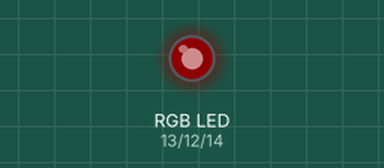
Simulated run of this sketch. Board: ESP32. Shown: an RGB LED mixed from three pins (HIGH = lit). Dim RGB values are drawn brighter than linear; what the sketch prints to the serial monitor is not drawn.

Above: at 1.15 s.
At 4.46 s:
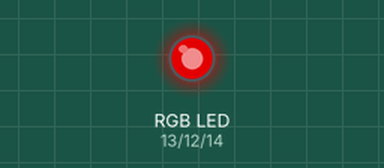
At 8.37 s:
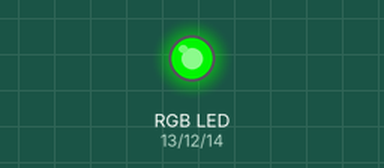
At 15.89 s:
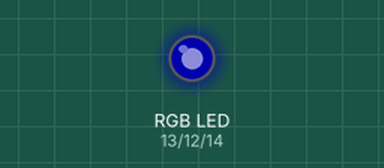
At 27.61 s:
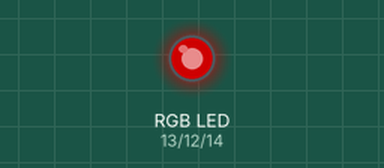
At 39.63 s:
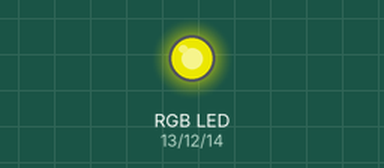
Timing chart, 0 to 40.0 s (numbered marks = the images above):
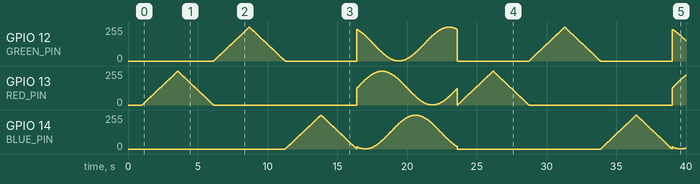

The sketch:

pwm-control.ino
```cpp
/*
 * 项目: RGB LED PWM 调光
 * 板子: <板名> (<FQBN>)
 * 引脚: RED=<用户指定>, GREEN=<用户指定>, BLUE=<用户指定>
 * 日期: <当前日期>
 *
 * 使用 PWM 控制 RGB LED 实现渐变调光效果
 * LED 引脚需要串联 220Ω 限流电阻
 */

// ===== 引脚定义 =====
#define RED_PIN    13    // 红色通道
#define GREEN_PIN  12    // 绿色通道
#define BLUE_PIN   14    // 蓝色通道

// ===== PWM 参数 =====
#define PWM_FREQ     5000    // PWM 频率 (Hz)
#define PWM_RESOLUTION 8     // 分辨率 (8位: 0-255)

void setup() {
    Serial.begin(115200);
    delay(1000);

    Serial.println();
    Serial.println("===== RGB LED PWM 调光 =====");

    // 配置 PWM 通道
    ledcAttach(RED_PIN, PWM_FREQ, PWM_RESOLUTION);
    ledcAttach(GREEN_PIN, PWM_FREQ, PWM_RESOLUTION);
    ledcAttach(BLUE_PIN, PWM_FREQ, PWM_RESOLUTION);

    Serial.println("演示: 红色渐变 → 绿色渐变 → 蓝色渐变 → 混合");
}

// 设置 RGB 颜色 (0-255)
void setColor(uint8_t r, uint8_t g, uint8_t b) {
    ledcWrite(RED_PIN, r);
    ledcWrite(GREEN_PIN, g);
    ledcWrite(BLUE_PIN, b);
}

void loop() {
    // 红色渐变 (0 → 255 → 0)
    Serial.println("红色渐变...");
    for (int i = 0; i <= 255; i++) {
        setColor(i, 0, 0);
        delay(10);
    }
    for (int i = 255; i >= 0; i--) {
        setColor(i, 0, 0);
        delay(10);
    }

    // 绿色渐变
    Serial.println("绿色渐变...");
    for (int i = 0; i <= 255; i++) {
        setColor(0, i, 0);
        delay(10);
    }
    for (int i = 255; i >= 0; i--) {
        setColor(0, i, 0);
        delay(10);
    }

    // 蓝色渐变
    Serial.println("蓝色渐变...");
    for (int i = 0; i <= 255; i++) {
        setColor(0, 0, i);
        delay(10);
    }
    for (int i = 255; i >= 0; i--) {
        setColor(0, 0, i);
        delay(10);
    }

    // 彩虹渐变
    Serial.println("彩虹渐变...");
    for (int angle = 0; angle < 360; angle++) {
        float rad = angle * PI / 180.0;
        int r = (sin(rad) * 127 + 128);
        int g = (sin(rad + 2.094) * 127 + 128);  // +120°
        int b = (sin(rad + 4.189) * 127 + 128);  // +240°
        setColor(r, g, b);
        delay(20);
    }
}
```
